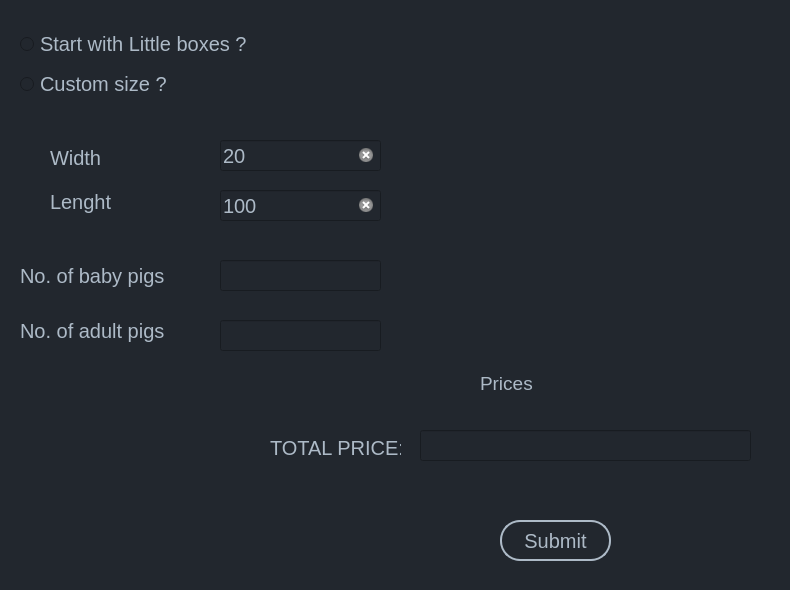
<?xml version="1.0" encoding="UTF-8"?>
<ui version="4.0">
 <class>CreateHallDialog</class>
 <widget class="QMainWindow" name="CreateHallDialog">
  <property name="geometry">
   <rect>
    <x>0</x>
    <y>0</y>
    <width>790</width>
    <height>590</height>
   </rect>
  </property>
  <property name="minimumSize">
   <size>
    <width>790</width>
    <height>590</height>
   </size>
  </property>
  <property name="maximumSize">
   <size>
    <width>790</width>
    <height>590</height>
   </size>
  </property>
  <property name="windowTitle">
   <string>MainWindow</string>
  </property>
  <property name="styleSheet">
   <string notr="true">QMainWindow {background: #22272E;}</string>
  </property>
  <widget class="QWidget" name="centralwidget">
   <property name="styleSheet">
    <string notr="true">QWidget { background: #22272E;}</string>
   </property>
   <widget class="QGroupBox" name="groupBox">
    <property name="geometry">
     <rect>
      <x>0</x>
      <y>0</y>
      <width>791</width>
      <height>591</height>
     </rect>
    </property>
    <property name="minimumSize">
     <size>
      <width>791</width>
      <height>591</height>
     </size>
    </property>
    <property name="maximumSize">
     <size>
      <width>791</width>
      <height>591</height>
     </size>
    </property>
    <property name="styleSheet">
     <string notr="true">QGroupBox {border: none;}</string>
    </property>
    <property name="title">
     <string/>
    </property>
    <widget class="QLabel" name="label_16">
     <property name="geometry">
      <rect>
       <x>480</x>
       <y>370</y>
       <width>131</width>
       <height>26</height>
      </rect>
     </property>
     <property name="font">
      <font>
       <pointsize>14</pointsize>
      </font>
     </property>
     <property name="styleSheet">
      <string notr="true">QLabel { color: #ADBAC7;}</string>
     </property>
     <property name="text">
      <string>Prices</string>
     </property>
    </widget>
    <widget class="QLabel" name="label">
     <property name="geometry">
      <rect>
       <x>530</x>
       <y>20</y>
       <width>221</width>
       <height>111</height>
      </rect>
     </property>
     <property name="text">
      <string/>
     </property>
     <property name="pixmap">
      <pixmap resource="../resources.qrc">:/assets/cute_pig_bun35.png</pixmap>
     </property>
    </widget>
    <widget class="QPushButton" name="pushButton">
     <property name="geometry">
      <rect>
       <x>500</x>
       <y>520</y>
       <width>111</width>
       <height>41</height>
      </rect>
     </property>
     <property name="styleSheet">
      <string notr="true">QPushButton {
       border: 2px solid #ADBAC7; border-radius: 20px; background: #22272E;
       color: #ADBAC7; font-size: 20px; padding: 10px; padding-left: 20px;
       padding-right: 20px;
} 

QPushButton:hover {
		border-color: #8598ab; 
		color: #8598ab;
}</string>
     </property>
     <property name="text">
      <string>Submit</string>
     </property>
    </widget>
    <widget class="QLabel" name="label_3">
     <property name="geometry">
      <rect>
       <x>20</x>
       <y>260</y>
       <width>151</width>
       <height>31</height>
      </rect>
     </property>
     <property name="styleSheet">
      <string notr="true">QLabel {color: #ADBAC7; font-size: 20px;}</string>
     </property>
     <property name="text">
      <string>No. of baby pigs</string>
     </property>
    </widget>
    <widget class="QLineEdit" name="lineEdit_3">
     <property name="geometry">
      <rect>
       <x>220</x>
       <y>190</y>
       <width>161</width>
       <height>31</height>
      </rect>
     </property>
     <property name="maximumSize">
      <size>
       <width>250</width>
       <height>16777215</height>
      </size>
     </property>
     <property name="styleSheet">
      <string notr="true">QLineEdit {color: #ADBAC7; font-size: 20px;}</string>
     </property>
     <property name="text">
      <string>100</string>
     </property>
     <property name="readOnly">
      <bool>true</bool>
     </property>
     <property name="clearButtonEnabled">
      <bool>true</bool>
     </property>
    </widget>
    <widget class="QRadioButton" name="radioButton_2">
     <property name="geometry">
      <rect>
       <x>20</x>
       <y>30</y>
       <width>248</width>
       <height>28</height>
      </rect>
     </property>
     <property name="styleSheet">
      <string notr="true">QRadioButton {color: #ADBAC7; font-size: 20px;}</string>
     </property>
     <property name="text">
      <string>Start with Little boxes ?</string>
     </property>
    </widget>
    <widget class="QRadioButton" name="radioButton">
     <property name="geometry">
      <rect>
       <x>20</x>
       <y>70</y>
       <width>248</width>
       <height>28</height>
      </rect>
     </property>
     <property name="styleSheet">
      <string notr="true">QRadioButton {color: #ADBAC7; font-size: 20px;}</string>
     </property>
     <property name="text">
      <string>Custom size ?</string>
     </property>
    </widget>
    <widget class="QLabel" name="label_lenght">
     <property name="geometry">
      <rect>
       <x>50</x>
       <y>190</y>
       <width>61</width>
       <height>24</height>
      </rect>
     </property>
     <property name="styleSheet">
      <string notr="true">QLabel {color: #ADBAC7; font-size: 20px;}</string>
     </property>
     <property name="text">
      <string>Lenght</string>
     </property>
    </widget>
    <widget class="QLineEdit" name="lineEdit_5">
     <property name="geometry">
      <rect>
       <x>220</x>
       <y>320</y>
       <width>161</width>
       <height>31</height>
      </rect>
     </property>
     <property name="styleSheet">
      <string notr="true">QLineEdit {color: #ADBAC7; font-size: 20px;}</string>
     </property>
     <property name="clearButtonEnabled">
      <bool>true</bool>
     </property>
    </widget>
    <widget class="QLineEdit" name="lineEdit_4">
     <property name="geometry">
      <rect>
       <x>220</x>
       <y>260</y>
       <width>161</width>
       <height>31</height>
      </rect>
     </property>
     <property name="maximumSize">
      <size>
       <width>250</width>
       <height>16777215</height>
      </size>
     </property>
     <property name="styleSheet">
      <string notr="true">QLineEdit {color: #ADBAC7; font-size: 20px;}</string>
     </property>
     <property name="clearButtonEnabled">
      <bool>true</bool>
     </property>
    </widget>
    <widget class="QLabel" name="label_4">
     <property name="geometry">
      <rect>
       <x>20</x>
       <y>310</y>
       <width>151</width>
       <height>41</height>
      </rect>
     </property>
     <property name="styleSheet">
      <string notr="true">QLabel {color: #ADBAC7; font-size: 20px;}</string>
     </property>
     <property name="text">
      <string>No. of adult pigs</string>
     </property>
    </widget>
    <widget class="QLineEdit" name="lineEdit_total_price">
     <property name="geometry">
      <rect>
       <x>420</x>
       <y>430</y>
       <width>331</width>
       <height>31</height>
      </rect>
     </property>
     <property name="styleSheet">
      <string notr="true">QLineEdit {color: #ADBAC7; font-size: 20px;}</string>
     </property>
     <property name="text">
      <string/>
     </property>
     <property name="readOnly">
      <bool>true</bool>
     </property>
    </widget>
    <widget class="QLabel" name="label_17">
     <property name="geometry">
      <rect>
       <x>270</x>
       <y>440</y>
       <width>131</width>
       <height>16</height>
      </rect>
     </property>
     <property name="styleSheet">
      <string notr="true">QLabel {color: #ADBAC7; font-size: 20px;}</string>
     </property>
     <property name="text">
      <string>TOTAL PRICE:</string>
     </property>
    </widget>
    <widget class="QLabel" name="label_2">
     <property name="geometry">
      <rect>
       <x>50</x>
       <y>150</y>
       <width>55</width>
       <height>16</height>
      </rect>
     </property>
     <property name="styleSheet">
      <string notr="true">QLabel {color: #ADBAC7; font-size: 20px;}</string>
     </property>
     <property name="text">
      <string>Width</string>
     </property>
    </widget>
    <widget class="QLineEdit" name="lineEdit">
     <property name="geometry">
      <rect>
       <x>220</x>
       <y>140</y>
       <width>161</width>
       <height>31</height>
      </rect>
     </property>
     <property name="styleSheet">
      <string notr="true">QLineEdit {color: #ADBAC7; font-size: 20px;}</string>
     </property>
     <property name="text">
      <string>20</string>
     </property>
     <property name="readOnly">
      <bool>true</bool>
     </property>
     <property name="clearButtonEnabled">
      <bool>true</bool>
     </property>
    </widget>
   </widget>
  </widget>
 </widget>
 <resources>
  <include location="../resources.qrc"/>
 </resources>
 <connections/>
</ui>
